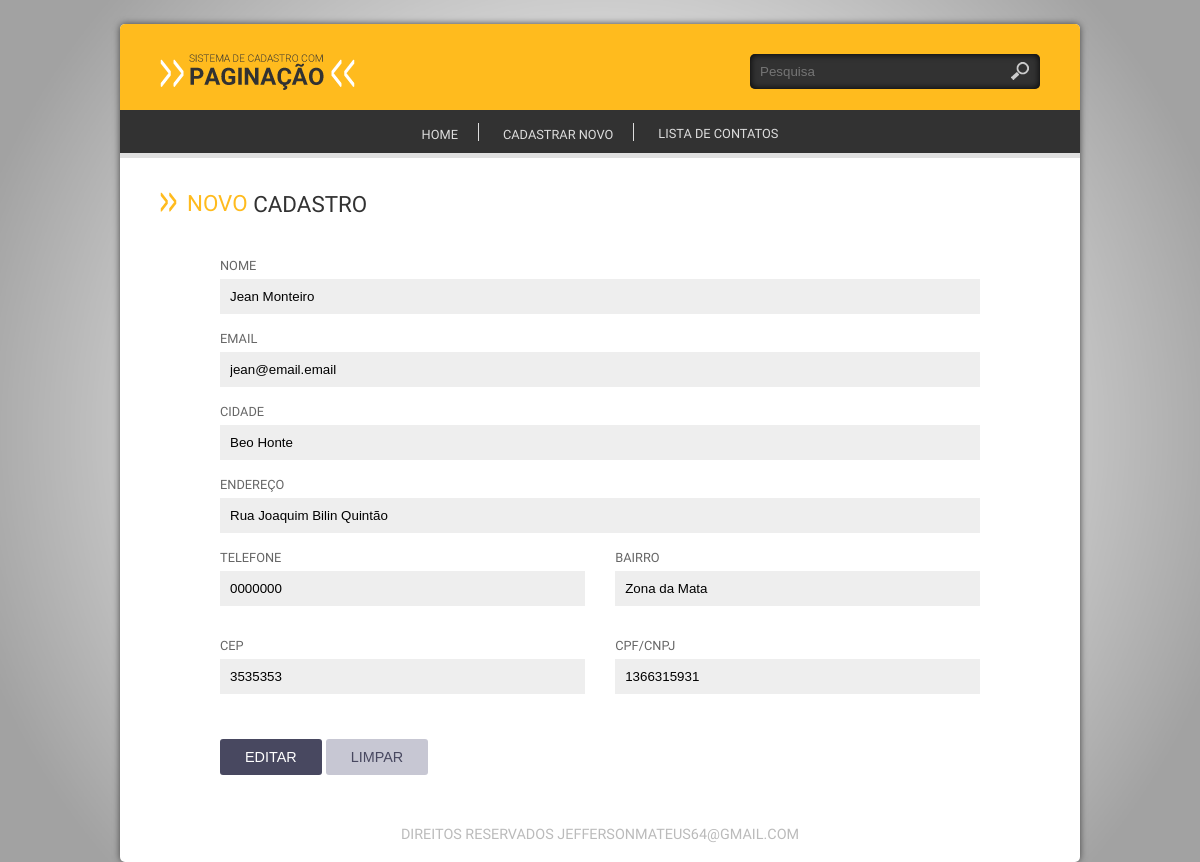
The app's page /index.php?link=2&acao=Editar&id=4 with its own data.
### tables this page shows
CREATE TABLE `cliente` (
  `id_cliente` int(11) NOT NULL,
  `cliente` varchar(2000) NOT NULL,
  `endereco` varchar(150) DEFAULT NULL,
  `bairro` varchar(100) DEFAULT NULL,
  `cidade` varchar(100) DEFAULT NULL,
  `cep` varchar(10) NOT NULL,
  `fone` varchar(15) NOT NULL,
  `email` varchar(150) NOT NULL,
  `cpf` varchar(11) NOT NULL
);

### config/crud.php (called while the page is built, shortened)
<?php
function openConection() {
    $conection = @mysqli_connect(HOST, USER, PASSWORD, DATABASE) or die(mysqli_connect_error());
    mysqli_set_charset($conection, CHARSET);
    return $conection;
}
function runsql($sql) {
    $conection = openConection();
    $qry = @mysqli_query($conection, $sql) or die(mysqli_erro($conection));
    return $qry;
}
function queryData($tabela, $condicao = NULL, $campos = "*") {
    $sql = "SELECT {$campos} FROM {$tabela} {$condicao}";
    $qry = runsql($sql);
    if (!mysqli_num_rows($qry)) {
        return FALSE;
    } else {
        while ($linha = @mysqli_fetch_array($qry)) {
            $dados[] = $linha;
        }
        return $dados;
    }
}

### frm/frm_cliente.php (the view, shortened to what this page needs)
<?php
$acao = isset($_GET["acao"]) ? $_GET["acao"] : "Cadastrar";
$id = isset($_GET["id"]) ? $_GET["id"] : NULL;
if ($id) {
    $cliente = queryData("`cliente` WHERE `id_cliente` = $id");
}
$nome        = isset($cliente[0]["cliente"]) ? $cliente[0]["cliente"] : NULL;
$email       = isset($cliente[0]["email"]) ? $cliente[0]["email"] : NULL;
$endereco    = isset($cliente[0]["endereco"]) ? $cliente[0]["endereco"] : NULL;
$fone        = isset($cliente[0]["fone"]) ? $cliente[0]["fone"] : NULL;
$bairro      = isset($cliente[0]["bairro"]) ? $cliente[0]["bairro"] : NULL;
$cep         = isset($cliente[0]["cep"]) ? $cliente[0]["cep"] : NULL;
$cpf         = isset($cliente[0]["cpf"]) ? $cliente[0]["cpf"] : NULL;
$cidade      = isset($cliente[0]["cidade"])?$cliente[0]["cidade"]: NULL ;
?>
<div class="base-home">
    <h1 class="titulo"><span class="cor">Novo</span> cadastro</h1>
    <div class="base-formulario">
        <form action="op/op_cliente.php" method="POST">
            <label>Nome</label>
            <input name="txt_cliente" value="<?php echo $nome; ?>" type="text" placeholder="Insira um nome">
            <label>Email</label>
            <input name="txt_email" value="<?php echo $email ; ?>" type="text" placeholder="Insira um email">
            <label>Cidade</label>
            <input name="txt_cidade" value="<?php echo $cidade ; ?>" type="text" placeholder="Insira o nome da sua cidade">
            <label>Endereço</label>
            <input name="txt_endereco" value="<?php echo $endereco ; ?>" type="text" placeholder="Insira seu endereço">
            <div class="col">
                <label>Telefone</label>
                <input name="txt_fone" value="<?php echo $fone ; ?>" type="text" placeholder="Insira seu telefone">
            </div>
            <div class="col">
                <label>Bairro</label>
                <input name="txt_bairro" value="<?php echo $bairro ; ?>" type="text" placeholder="Insira seu bairro">
            </div>
            <div class="col">
                <label>CEP</label>
                <input name="txt_cep" value="<?php echo $cep ; ?>" type="text" placeholder="Insira seu CEP">
            </div>
            <div class="col">
                <label>CPF/CNPJ</label>
                <input name="txt_cpf" value="<?php echo $cpf ; ?>" type="text" placeholder="Insira seu CPF">
            </div>
            <input type="submit" value="<?php echo $acao ?>" class="btn">
            <input type="reset" name="Reset" id="button" value="Limpar" class="btn limpar">
        </form>
    </div>
</div>

### css/style.css (style rules this page uses)
* { margin:0; padding:0; box-sizing:border-box; -webkit-box-sizing:border-box; -moz-box-sizing:border-box; -o-box-sizing:border-box; -ms-box-sizing:border-box; vertical-align:middle; }
html, body { height:100%; background:#ddd url(../img/fundo.png) fixed no-repeat center; background-size:100%; }
body { font-size:1em; font-family: 'rregular'; }
h1, h2, h3, h4, h5 { margin:0; padding:0; text-transform:uppercase; font-weight:inherit; }
input ,textarea, select { width:100%; max-width:100%; padding:10px; background:#EEEEEE; border:0 }
.base-home { width:100%; float:left; padding:20px 40px; }
.titulo { display:block; padding:10px 0; color:#323232; font-weight:inherit; font-size:1.4em; text-transform:uppercase; }
.titulo:before { content:url(../img/ico-seta-ttl.png); padding-right:10px; }
.titulo .cor { color:#FFBB1E; position:relative; top:-3px; }
.base-home .base-formulario { width:100%; float:left; padding:10px 60px; }
.base-home .base-formulario label { display:block; padding-top:15px; padding-bottom:5px; font-size:.8em; text-transform:uppercase; color:#666666; }
.base-home .base-formulario .col { width:48%; float:left; margin-bottom:15px; }
.base-home .base-formulario .col:nth-of-type(2n+0) { float:right; }
.base-home .base-formulario .btn { display:inline-block; width:auto; padding:10px 25px; margin-top:30px; }
.base-home .base-formulario .btn.limpar { background:#C7C7D3; color:#484860; }
.btn { display:block; padding:10px; border-radius:3px; -webkit-border-radius:3px; -moz-border-radius:3px; -moz-border-radius:3px; -o-border-radius:3px; text-transform:uppercase; color:#fff; background:#484860; font-size:.9em; }

### records on screen
cliente: txt_cliente "Jean Monteiro", txt_email "jean@email.email", txt_cidade "Beo Honte", txt_endereco "Rua Joaquim Bilin Quintão", txt_fone "0000000", txt_bairro "Zona da Mata", txt_cep "3535353", txt_cpf "1366315931"
